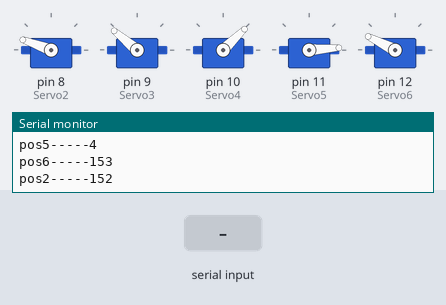
A sketch run on a simulated Arduino Uno, built with avr-gcc and run on an emulated ATmega328P. Shown: 5 × servo, the last lines printed to the serial monitor. The test bench sets the inputs (shaded band).

Above: at 1.26 s.
1.3 s: "1" received over Serial
At 3.5 s:
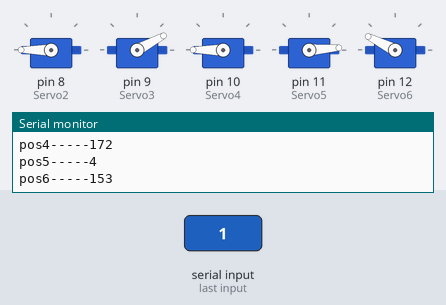
At 8.7 s:
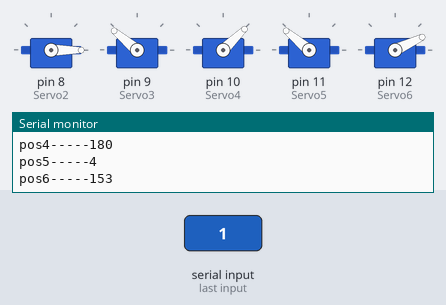
Timing chart, 0 to 10.2 s (numbered marks = the images above; inputs shaded):
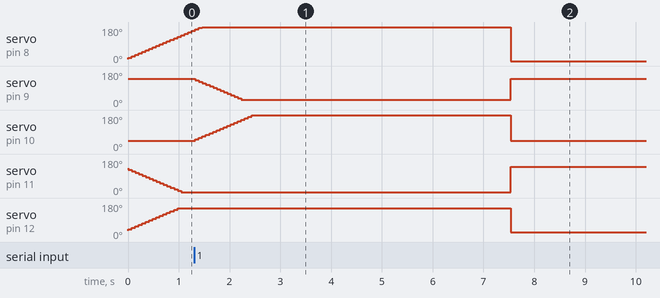

The sketch:

arm_motion.ino
```cpp
#include <Servo.h>

Servo Servo2; //thumb push pull servo (min = 0, max = 180 // 9
Servo Servo3; //index finger servo (min = 140, max = 30)
Servo Servo4; //middle finger servo (min = 44, max = 180)
Servo Servo5; //ring finger servo (min = 140, max = 10)
Servo Servo6; //little finger servo (min = 25, max 145)

int increment = 8; //icrement value for the servo's
int pos2; //position Servo2
int pos3; //position Servo3
int pos4; //position Servo4
int pos5; //position Servo5x
int pos6; //position Servo6

//int rock = 1;
//int paper=2;
//int scissors = 3;
//int ok = 4;

int hand_gesture = 3;

void setup() {
  // put your setup code here, to run once:
  //open = 0,140,44,140,25

  Servo2.attach(8); //attach Servo2 to pin 3
  Servo3.attach(9); //attach Servo3 to pin 4  index
  Servo4.attach(10); //attach Servo4 to pin 5 middle
  Servo5.attach(11); //attach Servo5 to pin 6 ring
  Servo6.attach(12); //attach Servo6 to pin 7 little

  Servo2.write(0); //startposition Servo2 (thumb push pull servo)
  Servo3.write(140); //startposition Servo3 (index finger servo)
  Servo4.write(44); //startposition Servo4 (middle finger servo)
  Servo5.write(140); //startposition Servo5 (ring finger servo)
  Servo6.write(25); //startposition Servo6 (little finger servo)

  pos2 = 0; //position Servo2
  pos3 = 140; //position Servo3
  pos4 = 44; //position Servo4
  pos5 = 140; //position Servo5
  pos6 = 25; //position Servo6

  Serial.begin(9600);


}

void loop() {
  // put your main code here, to run repeatedly:

  //code to detect serial from python


    if (Serial.available() > 0) {

     //Serial.println(hand_gesture);


      char signal_1 = Serial.read();

//     Serial.println("signal_1---");
//      Serial.println(signal_1);

      switch (signal_1) {
      case '1':
        // code for rock gesture
        hand_gesture = 1;
       // Serial.println("hand gesture to ---1");

        break;

      case '2':
        // code for paper gesture
        hand_gesture = 2;
        break;

      case '3':
        // code for scissors gesture
        hand_gesture = 3;
        break;

      case '4':
        // code for another gesture
        hand_gesture = 4;
        break;

      default:
        // code to handle an unknown gesture
        break;
    }
    }


  // code for different hand gestures

  if (hand_gesture == 1){   // rock

    if(pos3>=30){ // closing index
      index_close();
    }

    if  (pos4<=180){  // closing middle
      middle_close();
    }

    if(pos5 >= 10 ){  // ring close
      ring_close();
    }

    if(pos6 <= 145){  // little close
      little_close();
    }

    if(pos2 <= 180){  // thumb close
      thumb_close();
    }

    if((pos3<=30) && (pos4>=180)&&(pos5<=10)&&(pos6>=145)&&(pos2>=180)){ // initial state
      delay(100);
      //rock = 0;
      hand_gesture = 0;
      delay(5000);
      start_position();

    }

    Serial.print("pos2-----");
    Serial.println(pos2);
    Serial.print("pos3-----");
    Serial.println(pos3);
    Serial.print("pos4-----");
    Serial.println(pos4);
    Serial.print("pos5-----");
    Serial.println(pos5);
    Serial.print("pos6-----");
    Serial.println(pos6);

  }


 if (hand_gesture ==2){  //paper

  if(pos2 >= 0){  // thumb open
    thumb_open();
  }

  if (pos3 <= 140){ // index open
    index_open();
  }

  if(pos4 >= 44){   // middle open
    middle_open();
  }

  if(pos5<= 140){ // ring open
    ring_open();
  }

  if(pos6 >= 25){ // little open
    little_open();
  }

  if((pos2 <= 0)&&(pos3 >= 140)&&(pos4 <= 44)&&(pos5 >= 140)&&(pos6 <= 25)){ //initial state
    //paper = 0;
    hand_gesture = 0;
    delay(5000);
    start_position();
  }


    Serial.print("pos2-----");
    Serial.println(pos2);
    Serial.print("pos3-----");
    Serial.println(pos3);
    Serial.print("pos4-----");
    Serial.println(pos4);
    Serial.print("pos5-----");
    Serial.println(pos5);
    Serial.print("pos6-----");
    Serial.println(pos6);

 }


 if(hand_gesture == 3){ //scissors

   if(pos5 >= 10 ){ //ring close
      ring_close();
    }

  if(pos6 <= 145){//little close
      little_close();
    }

    if(pos2 <= 180){ // thumb_close
      thumb_close();
    }


    if((pos2 >= 180) && (pos6 >= 145) && (pos5 <= 10)){  //initial state
      //scissors = 0;
      hand_gesture = 0;
      delay(5000);
      start_position();
    }


    Serial.print("pos2-----");
    Serial.println(pos2);
    Serial.print("pos3-----");
    Serial.println(pos3);
    Serial.print("pos4-----");
    Serial.println(pos4);
    Serial.print("pos5-----");
    Serial.println(pos5);
    Serial.print("pos6-----");
    Serial.println(pos6);

 }


 if (hand_gesture == 4){  // ok motion

     if(pos2 <= 180){ // closing thumb
      thumb_close();
    }

    if(pos3>=30){ // closing index
      index_close();
    }

    if((pos2>= 180)&&(pos3<=30)){ // initial state
      //ok = 0;
      hand_gesture = 0;
      delay(5000);
      start_position();
    }


    Serial.print("pos2-----");
    Serial.println(pos2);
    Serial.print("pos3-----");
    Serial.println(pos3);
    Serial.print("pos4-----");
    Serial.println(pos4);
    Serial.print("pos5-----");
    Serial.println(pos5);
    Serial.print("pos6-----");
    Serial.println(pos6);


    }


}

void index_close(){
    pos3 -= increment;
    Servo3.write(pos3); // index finger
}

void middle_close(){
    pos4 += increment;
    Servo4.write(pos4); // middle finger
}

void ring_close(){
    pos5 -= increment;
    Servo5.write(pos5); // ring finger
}

void little_close(){
  pos6 += increment;
  Servo6.write(pos6); // little finger
}

void thumb_close(){
   pos2 += increment;
   Servo2.write(pos2); // thumb push pull
}


void index_open(){
    pos3 += increment;
    Servo3.write(pos3); // index finger
}

void middle_open(){
    pos4 -= increment;
    Servo4.write(pos4); // middle finger
}

void ring_open(){
   pos5 += increment;
   Servo5.write(pos5); // ring finger
}

void little_open(){
   pos6 -= increment;
   Servo6.write(pos6); // little finger
}

void thumb_open(){
    pos2 -= increment;
    Servo2.write(pos2); // thumb push pull
}


void start_position(){


  Servo2.write(0); //startposition Servo2 (thumb push pull servo)
  Servo3.write(140); //startposition Servo3 (index finger servo)
  Servo4.write(44); //startposition Servo4 (middle finger servo)
  Servo5.write(140); //startposition Servo5 (ring finger servo)
  Servo6.write(25); //startposition Servo6 (little finger servo)


}
```

Measured:
- after the input at 1.3 s, servo on pin 10 (Servo4): rises from 44° to 180° in 1.1 s, then falls to 44° in 5.1 s; servo on pin 11 (Servo5): 4° → 140° after 6.2 s instead of 5.2 s; servo on pin 12 (Servo6): 153° → 25° after 6.2 s instead of 5.2 s
